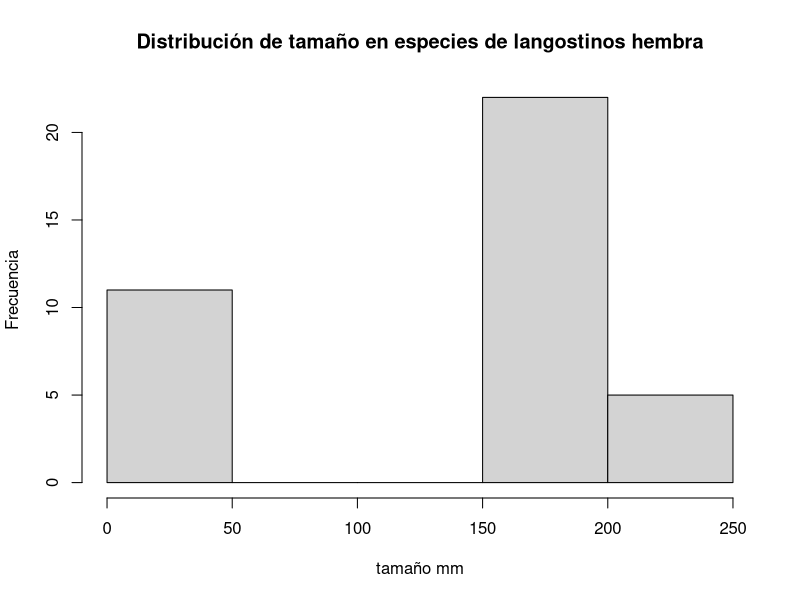
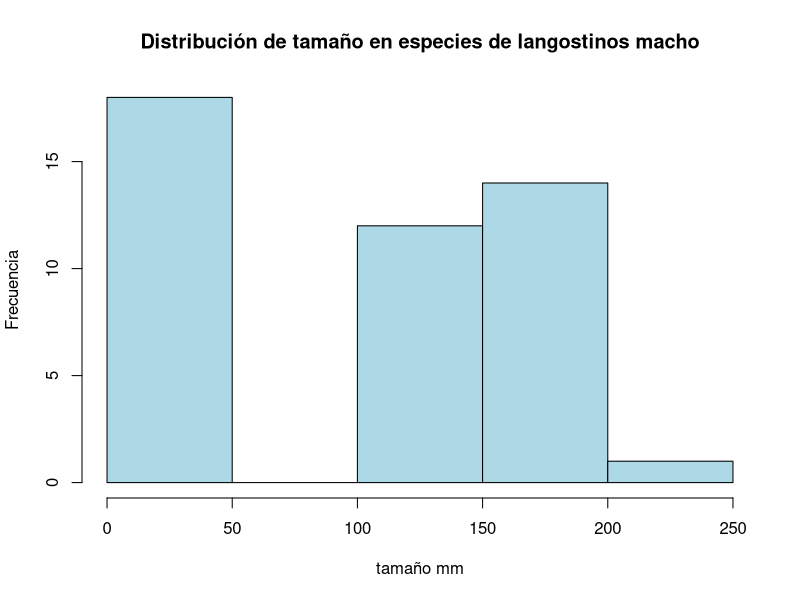
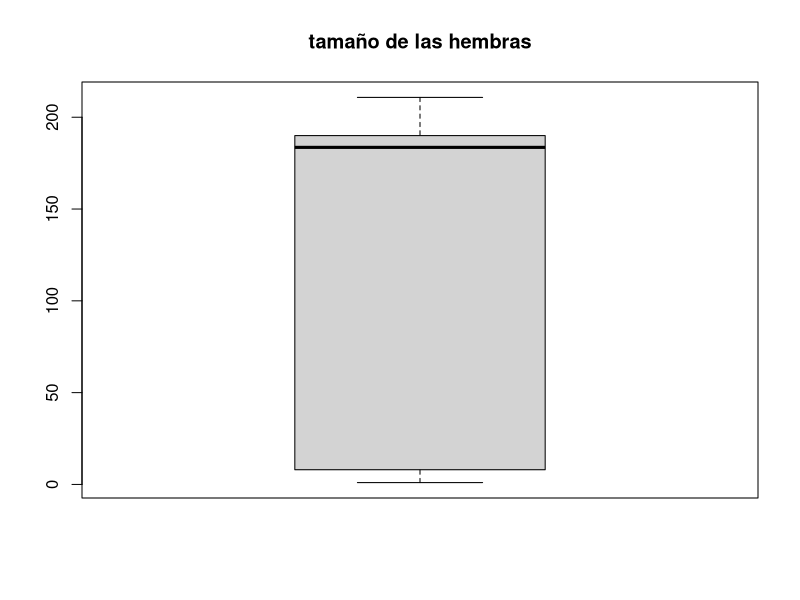
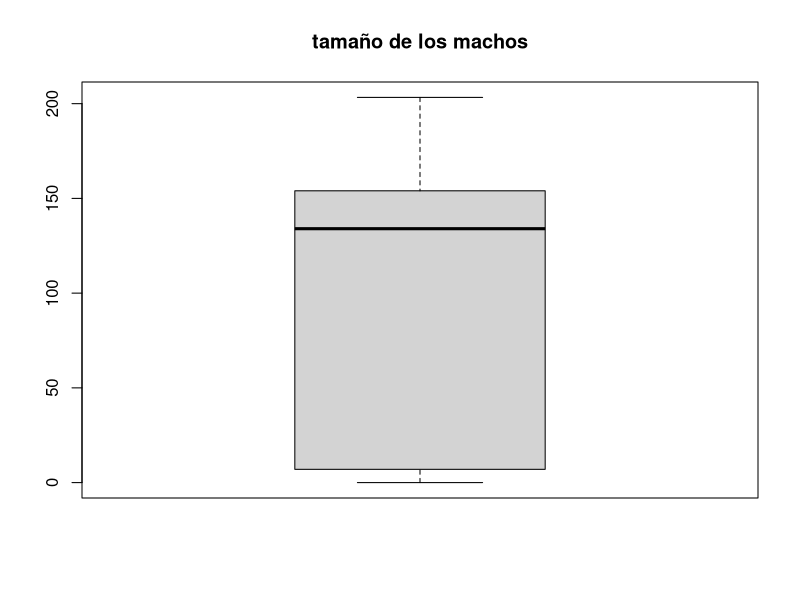
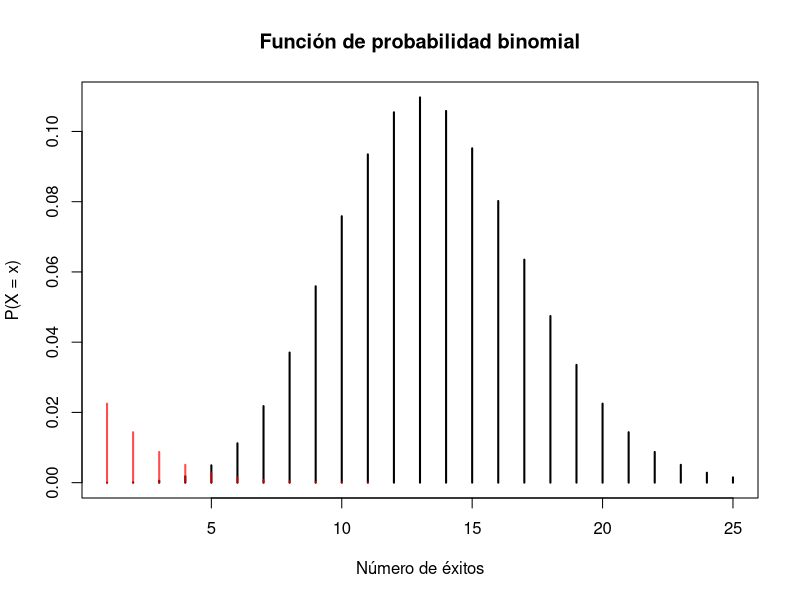

These charts were generated, in order, by the following R code: (Note: this script raises an error after producing the figures.)
#punto.1
hembras  <- c( 183.2 , 184.1 , 183.0 , 204.3 , 176.5 , 179.0 , 188.3 , 186.8 , 202.2 , 182.5 , 190.0 , 178.1
               , 193,2 , 180,4 , 184,3 , 189,2 , 189,1 , 203,1 , 166,8 , 196,3 , 193,3 , 187,3 , 185,8
               , 189.3 , 195.5 , 202.4 , 210.8 );

machos  <- c( 140.9  	, 173.9  	, 118.9
              , 121,7  	, 177,4  	, 140,0
              , 173,8  	, 154,8  	, 192,7
              , 154,5  	, 177,5  	, 134,4
              , 109.2  	, 153.4  	, 175.0
              , 150,7  	, 138,7  	, 169,8
              , 203.3  	, 136.7  	, 153.9
              , 163,0  	, 165,3  	, 176,7
              , 137,7  	, 126,7  	, 150,0 );
#1.a

hist(hembras , breaks = 5, main  =  " Distribución de tamaño en especies de langostinos hembra " ,
     xlab  =  " tamaño mm " , ylab  =  " Frecuencia " )

hist(machos ,breaks = 5 ,main  =  " Distribución de tamaño en especies de langostinos macho " ,
     xlab  =  " tamaño mm " , ylab  =  " Frecuencia ", col = "lightblue" )

#mirando resultado del histograma, se puede observar que los datos del tamaño de los machos están
# mas concentrados entre los 160-180 osea en una asimetrica positiva, y los datos de las
#hembras están más concentrados hacia la mediana y su distribución es normal


#1.b

promedioHembras  = mean( hembras );
promedioHembras

promedioMachos  = mean( machos );
promedioMachos

sdHembras  <- sd( hembras );
sdHembras

sdMachos  <- sd( machos );
sdMachos


#Se observa que los datos de las hembras están más agrupados,por lo tanto son más cercanos al valor que se espera,
#las muestras obtenidas de los machos, están más dispersas respecto a su media.

#1.c
#C
intervaloHembras <- t.test(hembras,conf.level = 0.97)$conf.int;
intervaloHembras
#El 97% de las hembras tienen una medida de entre los 184.7 mm a los 193.4 mm

intervaloMachos <- t.test(machos,conf.level = 0.97)$conf.int;
intervaloMachos
#El 97% de los machos tienen una medida de entre los 144.2 mm a los 164.6 mm

#1.D
bplotHembras = boxplot(hembras, main='tamaño de las hembras')
bplotMachos = boxplot(machos, main='tamaño de los machos')
#Las hembras tienen una distribucion simetrica donde el 25% de las hembras
#tiene medidas por debajo de 183mm y el 75% medidas por debajo de 185mm y
#Los machos tienen una asimetria positiva, en donde el 50% de los machos
#tiene una medida entre los 140mm y los 175mm

#1.E
shapiro.test(hembras);
#p>0.05, se tiene una distribución normal en las hembras
shapiro.test(machos)
#p>0.05, se tiene distribución normal en los machos



#punto.2


#2.a
pbinom(25,size = 900 ,prob = 0.015);
#La probabilidad de que a lo sumo salgan 25 falsos es de 99%


#2.b
probabilidadMayor20Falsos <- pbinom(20, size = 900, prob = 0.015, lower.tail = FALSE);
probabilidadMayor20Falsos
probabilidadMayor30Falsos <- pbinom(30, size = 900, prob = 0.015, lower.tail = FALSE);
probabilidadMayor30Falsos

probabilidadEntre20y30 <- probabilidadMayor20Falsos - probabilidadMayor30Falsos;
probabilidadEntre20y30
#La probabilidad de que salgan entre 20 y 30 falsos es de 0.033 -> 3.3%

#2.c
probMayor10Falsos <- pbinom(10, size = 900, prob = 0.015, lower.tail = FALSE);
probMayor10Falsos;
#La probabilidad de que mas de 10 sean falsos es de
#0.79 -> 79%

plot(dbinom(1:25, size = 900, prob = 0.015), type = "h", lwd = 2,
     main = "Función de probabilidad binomial",
     ylab = "P(X = x)", xlab = "Número de éxitos")

lines(dbinom(20:30, size = 900, prob = 0.015), type = "h",
      lwd = 2, col = rgb(1,0,0, 0.7))

# n = 80, p = 0.3
lines(dbinom(10:n, size = 900, prob = 0.015), type = "h",
      lwd = 2, col = rgb(1,0,0, 0.7))
